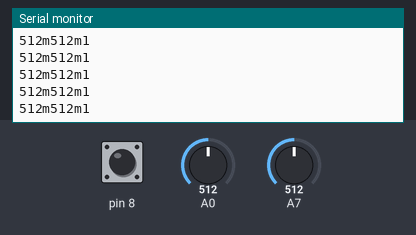
Bench run of a sketch on a simulated Arduino Nano, built with avr-gcc and run on an emulated ATmega328P. Parts: the last lines printed to the serial monitor. The test bench sets the inputs (shaded band); at power-on: A0 = 512, A7 = 512, pin 8 HIGH. No radio packets arrive unless stated.

Above: at 1.2 s.
1.3 s: A0 set to 716
At 1.59 s:
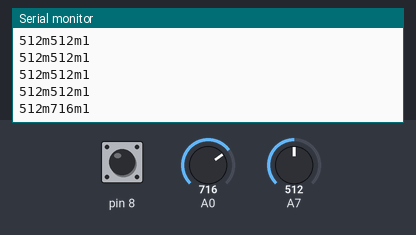
2.8 s: A7 set to 716
At 2.88 s:
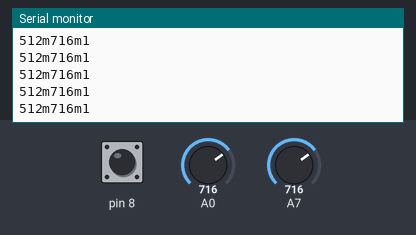
4.3 s: pin 8 pulled LOW for 0.2 s
At 4.49 s:
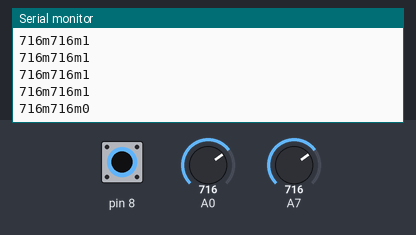
6.0 s: A0 set to 900
At 6.1 s:
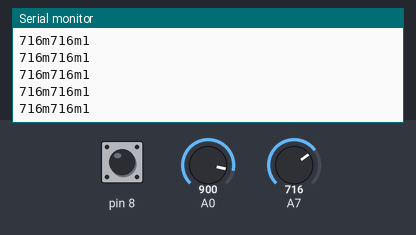
7.5 s: pin 8 pulled LOW for 1 s
At 7.71 s:
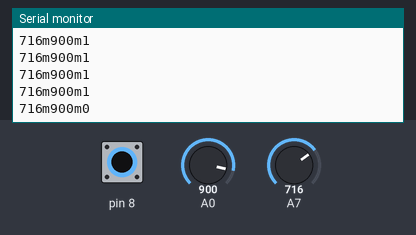
10.0 s: A7 set to 900
At 10.13 s:
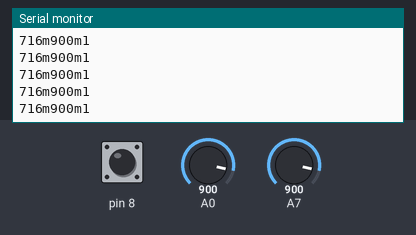
Timing chart, 0 to 12.5 s (numbered marks = the images above; inputs shaded):
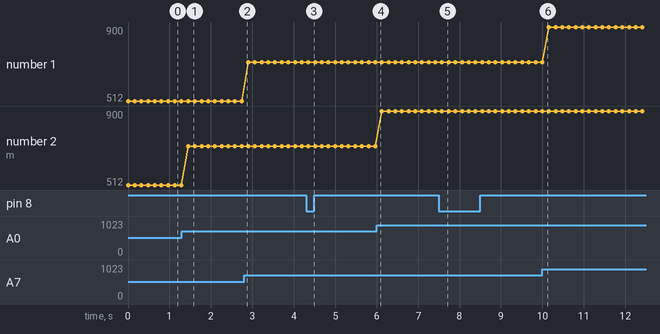

The sketch:

Radino_Send.ino
```cpp
#include <RH_ASK.h>
#include <SPI.h> // Not actually used but needed to compile

RH_ASK driver(2000, A6, A5, A2);

void setup(){
  Serial.begin(9600);
  if(!driver.init()){
    Serial.println("init failed");
  }else{
    Serial.println("Ready");
  }
  pinMode(A1,INPUT);
  pinMode(A2,INPUT);
  pinMode(8,INPUT);
  digitalWrite(8,HIGH);
}

void loop(){
    int x=analogRead(A7);
    int y=analogRead(A0);
    int button=digitalRead(8);
    String full=String(x)+"m"+String(y)+"m"+String(button);
    char sendFull[full.length()+1];
    full.toCharArray(sendFull,full.length()+1);
    Serial.println(sendFull);
    driver.send((uint8_t *)sendFull, strlen(sendFull));
    driver.waitPacketSent();
    delay(100);
}
```

Measured:
- after the input at 1.3 s, the serial monitor: prints a new line after 0.15 s (image 1)
- after the input at 4.3 s, the serial monitor: prints a new line after 0.05 s (image 3)
- after the input at 7.5 s, the serial monitor: prints a new line after 0.08 s (image 5)
- plotted number 2: 512 → 716 after the input at 1.3 s, 716 → 900 after the input at 6.0 s
